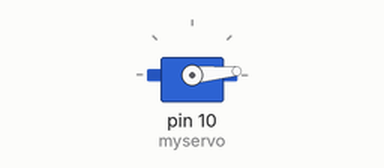
Bench run of a sketch on a simulated Arduino Uno, built with avr-gcc and run on an emulated ATmega328P. Shown: servo.

Above: at 0.1 s.
At 0.7 s:
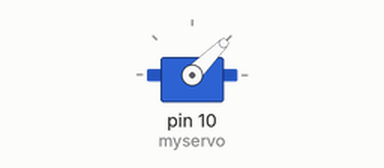
At 1.3 s:
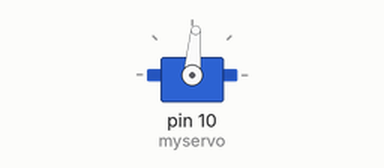
At 2.8 s:
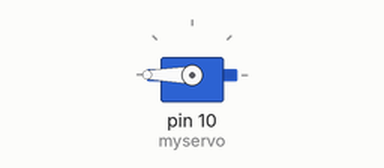
Timing chart, 0 to 4.3 s (numbered marks = the images above):
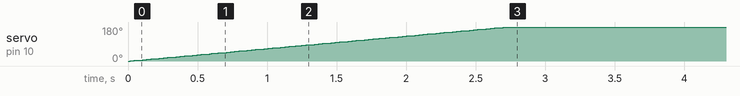

The sketch:

servo_basic.ino
```cpp
#include <Servo.h>
Servo myservo;
int pos=0;
void setup()
{
  myservo.attach(10);
    for (pos=0;pos<=180;pos+=1)
  {
    myservo.write(pos);
    delay(15);
  }

}
void loop()
{


}
```
